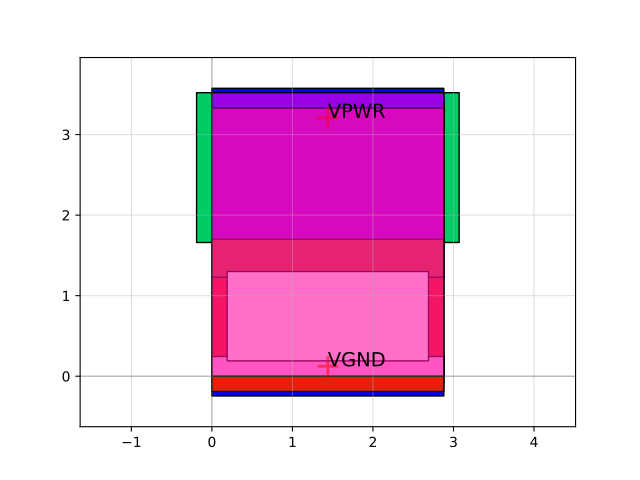

The script that drew this image:
import sky130

c = sky130.components.sky130_fd_sc_hs__o211ai_1()
c.plot()
